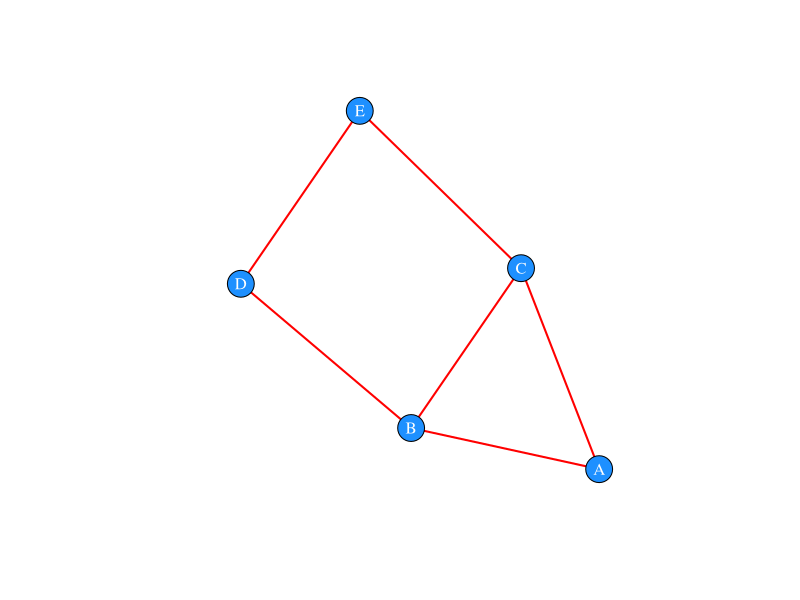

Reproduce this figure in R.
# STA 352 HW1 Zishan (Bruce) Shao

# (a) betweeness: edge & vertex
# define the graph
library(igraph)
#g <- graph.formula(1-2,1-3,2-3,2-4,3-5,4-5)
g <- graph.formula(A-B,A-C,B-C,B-D,C-E,D-E)
E(g)
plot(g, vertex.color="dodgerblue", vertex.label.color="white", edge.color="red", edge.width=2)

# find out the betweeness of edges and nodes
betweenness(g)
E(g)
edge.betweenness(g)


# (b) Compute the local clustering coefficients for the nodes.
transitivity(g, "local")


# (c) Compute the global clustering coefficients for the graph.
transitivity(g)

